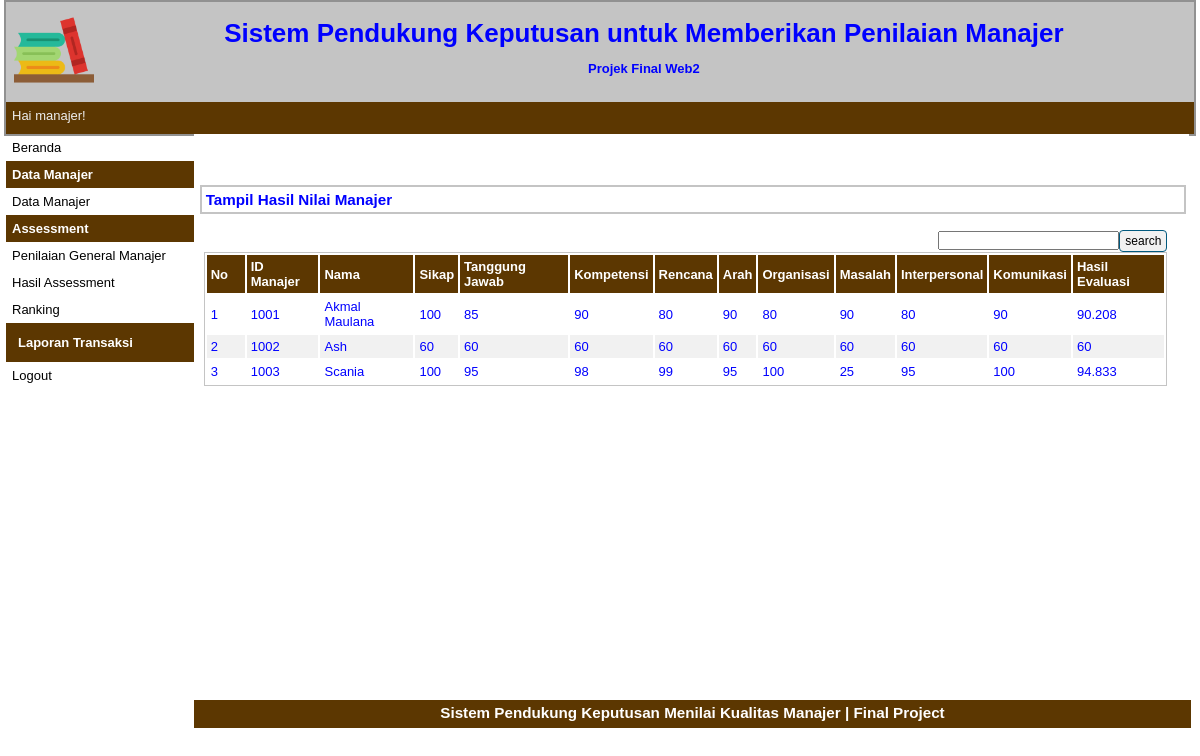
The page /halaman-gm.php?p=gm-hasil-nilai (signed in) on the database its author committed.
### tables this page shows
CREATE TABLE `penilaian` (
  `id_penilaian` int(255) NOT NULL,
  `fk_id_manajer` int(255) NOT NULL,
  `n_sikap` float NOT NULL,
  `n_tjawab` float NOT NULL,
  `n_kompetensi` float NOT NULL,
  `n_rencana` float NOT NULL,
  `n_arah` float NOT NULL,
  `n_organisasi` float NOT NULL,
  `n_masalah` float NOT NULL,
  `n_interpersonal` float NOT NULL,
  `n_komunikasi` float NOT NULL,
  `hasil` float NOT NULL
);

CREATE TABLE `tb_manajer` (
  `id_mnj` int(255) NOT NULL,
  `nama` varchar(30) NOT NULL,
  `divisi` varchar(255) NOT NULL,
  `jeniskelamin` varchar(10) NOT NULL,
  `alamat` varchar(40) NOT NULL,
  `agama` varchar(20) NOT NULL
);

### pages/gm-hasil-nilai.php (the view, shortened to what this page needs)
<div id="label-page"><h3>Tampil Hasil Nilai Manajer</h3></div>
<div id="content">
	<FORM CLASS="form-inline" METHOD="POST">
	<div align="right"><form method=post><input type="text" name="pencarian"><input type="submit" name="search" value="search" class="tombol"></form>
	</FORM>
	<table id="tabel-tampil">
		<tr>
			<th id="label-tampil-no">No</td>
			<th>ID Manajer</th>
			<th>Nama</th>
			<th>Sikap</th>
			<th>Tanggung Jawab</th>
			<th>Kompetensi</th>
			<th>Rencana</th>
			<th>Arah</th>
			<th>Organisasi</th>
			<th>Masalah</th>
			<th>Interpersonal</th>
			<th>Komunikasi</th>
			<th>Hasil Evaluasi</th>
		</tr>
		<?php
        $nomor = 1;
        $sqljumlah = "SELECT SUM(bobot) from kriteria";
        $queryjumlah = mysqli_query($db, $sqljumlah);
        $jumlah0 = mysqli_fetch_array($queryjumlah);
        $jumlah = $jumlah0[0];
        $sqlkriteria = "SELECT bobot from kriteria";
        $querykriteria = mysqli_query($db, $sqlkriteria);
        $bobot = [];
        while ($bariskriteria = mysqli_fetch_array($querykriteria)) {
            $bobot[] = $bariskriteria['bobot'];
        }
        $sqlnilai = "SELECT * from penilaian";
        $querynilai = mysqli_query($db, $sqlnilai);
        while ($barisnilai = mysqli_fetch_array($querynilai) ) {
			$id_mnj = $barisnilai['fk_id_manajer'];
			$sqlnama = "SELECT nama FROM tb_manajer WHERE id_mnj = $id_mnj";
			$namamanajer = mysqli_fetch_array(mysqli_query($db, $sqlnama));
            $nilaiS = $barisnilai['n_sikap']*($bobot[0]/$jumlah);
            $nilaiT = $barisnilai['n_tjawab']*($bobot[2]/$jumlah);
            $nilaiK = $barisnilai['n_kompetensi']*($bobot[1]/$jumlah);
            $nilaiR = $barisnilai['n_rencana']*($bobot[8]/$jumlah);
            $nilaiA = $barisnilai['n_arah']*($bobot[7]/$jumlah);
            $nilaiO = $barisnilai['n_organisasi']*($bobot[6]/$jumlah);
            $nilaiM = $barisnilai['n_masalah']*($bobot[5]/$jumlah);
            $nilaiI = $barisnilai['n_interpersonal']*($bobot[3]/$jumlah);
            $nilaiKomunkasi = $barisnilai['n_komunikasi']*($bobot[4]/$jumlah);
            $nilaiEvaluasi = $nilaiS + $nilaiT + $nilaiK + $nilaiR + $nilaiA + $nilaiO + $nilaiM + $nilaiI + $nilaiKomunkasi;
		?>
		<tr>
			<td><?php echo $nomor; ?></td>
			<td><?php echo $barisnilai['fk_id_manajer']; ?></td>
			<td><?php echo $namamanajer['nama']; ?></td>
			<td><?php echo $barisnilai['n_sikap']; ?></td>
			<td><?php echo $barisnilai['n_tjawab']; ?></td>
			<td><?php echo $barisnilai['n_kompetensi']; ?></td>
			<td><?php echo $barisnilai['n_rencana']; ?></td>
			<td><?php echo $barisnilai['n_arah']; ?></td>
			<td><?php echo $barisnilai['n_organisasi']; ?></td>
			<td><?php echo $barisnilai['n_masalah']; ?></td>
			<td><?php echo $barisnilai['n_interpersonal']; ?></td>
			<td><?php echo $barisnilai['n_komunikasi']; ?></td>
			<td><?= round($nilaiEvaluasi,3)?></td>
		</tr>
		<?php $nomor++;
		}?>
	</table>
</div>

### style.css (style rules this page uses)
* { margin:0px; padding:0px }
body { font-family:sans-serif; font-size:13px; color:blue; }
#label-page { margin-top:6px; margin-bottom:6px; margin-left:6px; border:2px solid #C4C4C4; padding:4px; width:97.9%; }
#content { float:left; width:96.8%; min-height:454px; background-image : border:2px solid #C4C4C4; padding:10px; margin-bottom:6px; }
.tombol { border-radius:4px; font-size:12px; text-decoration:none; background-color:#F1F1F1; padding-top:3px; padding-bottom:3px; padding-left:5px; padding-right:5px; border:1px solid #01597E; color:black; }
#tabel-tampil { border:1px solid #C4C4C4; width:100%; }
#tabel-tampil tr:nth-child(odd) { background-color:#F1F1F1; }
#tabel-tampil tr th { background-color:#5C3701; color:#FFFFFF; padding:4px; text-align:left; }
#tabel-tampil td { padding:4px; }
#label-tampil-no { width:30px; }

### rows shown on the page
penilaian: fk_id_manajer "1001", fk_id_manajer.nama "Akmal Maulana", n_sikap "100", n_tjawab "85", n_kompetensi "90", n_rencana "80", n_arah "90", n_organisasi "80", n_masalah "90", n_interpersonal "80", n_komunikasi "90", nilaiEvaluasi "90.208"
penilaian: fk_id_manajer "1002", fk_id_manajer.nama "Ash", n_sikap "60", n_tjawab "60", n_kompetensi "60", n_rencana "60", n_arah "60", n_organisasi "60", n_masalah "60", n_interpersonal "60", n_komunikasi "60"
penilaian: fk_id_manajer "1003", fk_id_manajer.nama "Scania", n_sikap "100", n_tjawab "95", n_kompetensi "98", n_rencana "99", n_arah "95", n_organisasi "100", n_masalah "25", n_interpersonal "95", n_komunikasi "100", nilaiEvaluasi "94.833"

### other values the page prints
$_SESSION['sesi'] "manajer"
